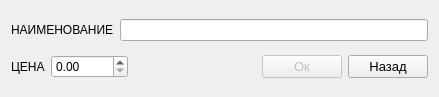
<?xml version="1.0" encoding="UTF-8"?>
<ui version="4.0">
 <class>Form_For_Add_Service</class>
 <widget class="QWidget" name="Form_For_Add_Service">
  <property name="geometry">
   <rect>
    <x>0</x>
    <y>0</y>
    <width>439</width>
    <height>97</height>
   </rect>
  </property>
  <property name="windowTitle">
   <string>Добвление услуги</string>
  </property>
  <layout class="QVBoxLayout" name="verticalLayout">
   <item>
    <layout class="QHBoxLayout" name="horizontalLayout">
     <item>
      <widget class="QLabel" name="label_2">
       <property name="text">
        <string>НАИМЕНОВАНИЕ</string>
       </property>
      </widget>
     </item>
     <item>
      <widget class="QLineEdit" name="name_service"/>
     </item>
    </layout>
   </item>
   <item>
    <layout class="QHBoxLayout" name="horizontalLayout_2">
     <item>
      <widget class="QLabel" name="label">
       <property name="text">
        <string>ЦЕНА</string>
       </property>
      </widget>
     </item>
     <item>
      <widget class="QDoubleSpinBox" name="cost_service">
       <property name="maximum">
        <double>99999.000000000000000</double>
       </property>
      </widget>
     </item>
     <item>
      <spacer name="horizontalSpacer">
       <property name="orientation">
        <enum>Qt::Horizontal</enum>
       </property>
       <property name="sizeHint" stdset="0">
        <size>
         <width>40</width>
         <height>20</height>
        </size>
       </property>
      </spacer>
     </item>
     <item>
      <widget class="QPushButton" name="ok_button">
       <property name="enabled">
        <bool>false</bool>
       </property>
       <property name="font">
        <font>
         <pointsize>10</pointsize>
        </font>
       </property>
       <property name="text">
        <string>Ок</string>
       </property>
      </widget>
     </item>
     <item>
      <widget class="QPushButton" name="back_button">
       <property name="font">
        <font>
         <pointsize>10</pointsize>
        </font>
       </property>
       <property name="text">
        <string>Назад</string>
       </property>
      </widget>
     </item>
    </layout>
   </item>
  </layout>
 </widget>
 <resources/>
 <connections/>
</ui>
